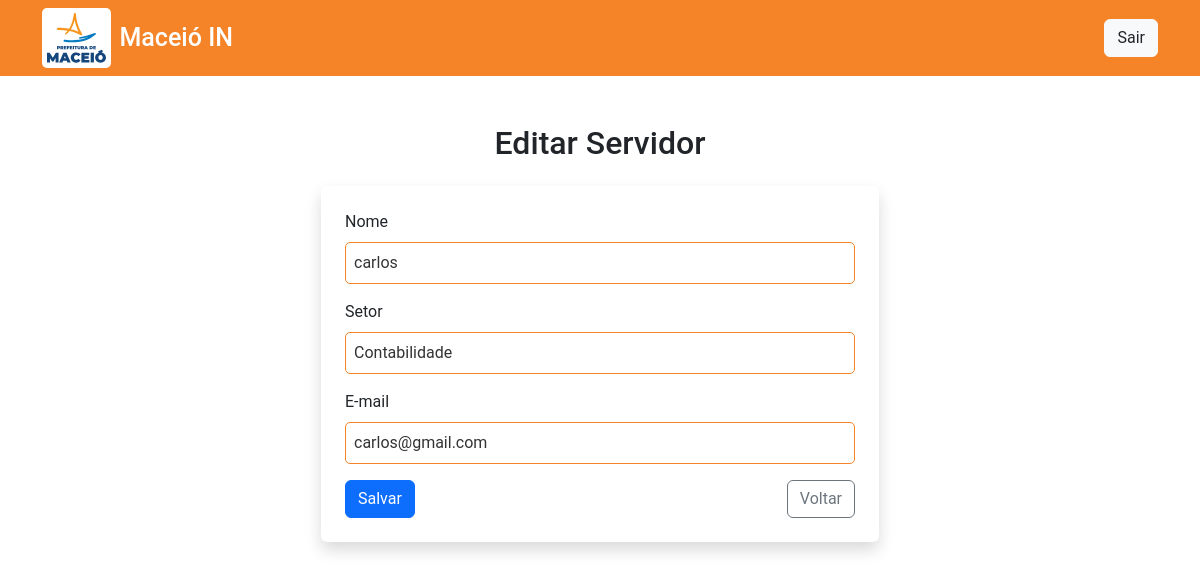
Before: /servidores/editar/1/ (signed in) with the older database file.
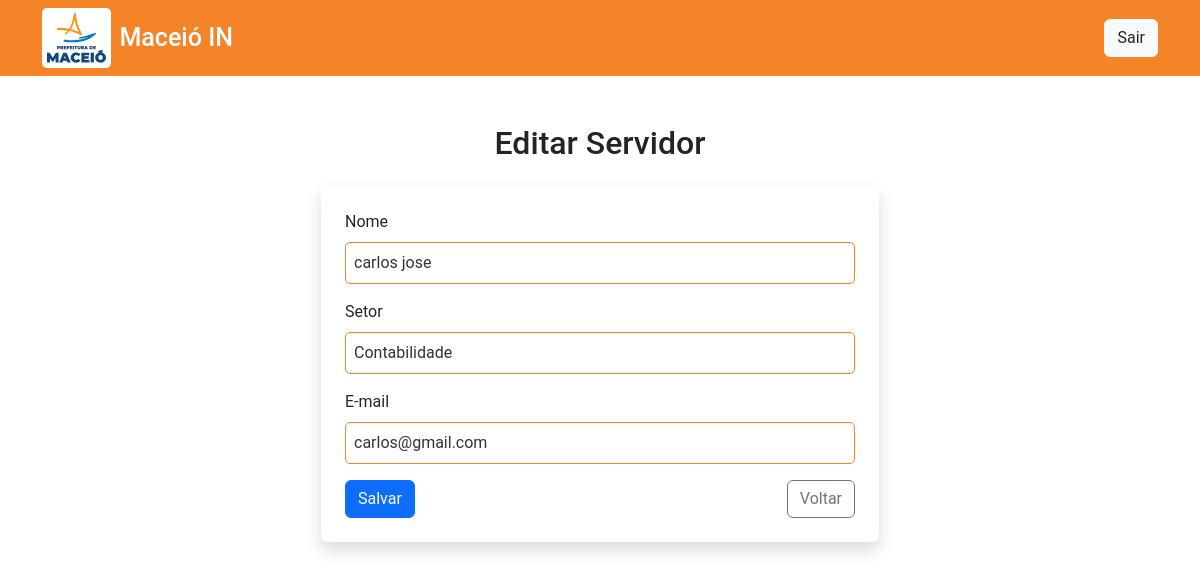
After: the same page with the newer database file.
### maceioin/models.py (models this page shows, shortened)
class Servidor(models.Model):
    SETORES = [
        ('Contabilidade', 'Contabilidade'),
        ('Financeiro', 'Financeiro'),
        ('Atendimento', 'Atendimento'),
        ('Orçamento', 'Orçamento'),
        ('TI', 'TI'),
    ]
    nome = models.CharField(max_length=100)
    setor = models.CharField(max_length=20, choices=SETORES)
    email = models.EmailField(unique=True)

### maceioin/views.py (the view)
# urls.py: path('servidores/editar/<int:servidor_id>/', views.editar_servidor, name='editar_servidor'),
def editar_servidor(request, servidor_id):
    if not request.user.is_authenticated:
        return redirect('login')
    servidor = get_object_or_404(Servidor, id=servidor_id)
    if request.method == "POST":
        form = ServidorForm(request.POST, instance=servidor)
        if form.is_valid():
            form.save()
            return redirect('lista_servidores')
    else:
        form = ServidorForm(instance=servidor)
    return render(request, 'editar_servidor.html', {'form': form, 'servidor': servidor})

### maceioin/forms.py
class ServidorForm(forms.ModelForm):
    class Meta:
        model = Servidor
        fields = ['nome', 'setor', 'email']

### templates/editar_servidor.html (shortened to what this page needs)
{% load static %}
<!DOCTYPE html>
<html lang="pt-br">
<head>
    <link href="https://cdn.jsdelivr.net/npm/bootstrap@5.3.3/dist/css/bootstrap.min.css" rel="stylesheet">
    <link rel="stylesheet" href="{% static 'css/style.css' %}" />
</head>
</head>
<body>
    <nav class="navbar color-header">
        <div class="container d-flex justify-content-between align-items-center">
          <div class="d-flex align-items-center">
            <img src={% static 'img/logo_prefeitura_de_maceio.svg' %}
            alt="Prefeitura de Maceió" class="logo-prefeitura me-2">
            <a class="navbar-brand text-color" href="#">Maceió IN</a>
          </div>
          <button
            type="button"
            class="btn btn-light"
            data-bs-toggle="modal"
            data-bs-target="#loginModal"
          >
           <a href="{% url 'logout' %}" class="text-decoration-none text-dark">Sair</a>
          </button>
        </div>
    </nav>
    <div class="container mt-5">
        <h2 class="text-center mb-4">Editar Servidor</h2>
        <form method="post" class="container w-50 p-4 shadow rounded bg-white">
            <div class="mb-3">
                <label for="nome" class="form-label">Nome</label>
                <input type="text" class="form-control" name="nome" id="nome" placeholder="Nome" value="{{ form.nome.value }}" required>
            </div>
            <div class="mb-3">
                <label for="setor" class="form-label">Setor</label>
                <select class="form-control" name="setor" id="setor" required>
                    {% for value, label in form.setor.field.choices %}
                        <option value="{{ value }}" {% if value == form.setor.value %}selected{% endif %}>{{ label }}</option>
                    {% endfor %}
                </select>
            </div>
            <div class="mb-3">
                <label for="email" class="form-label">E-mail</label>
                <input type="email" class="form-control" placeholder="E-mail" name="email" id="email" value="{{ form.email.value }}" required>
            </div>
            <div class="d-flex justify-content-between">
                <button type="submit" class="btn btn-primary">Salvar</button>
                <a href="{% url 'lista_servidores' %}" class="btn btn-outline-secondary">Voltar</a>
            </div>
        </form>
    </div>
</body>
</html>

Changed rows visible on the page:
changed Servidor "Contabilidade": nome "carlos" → "carlos jose"
